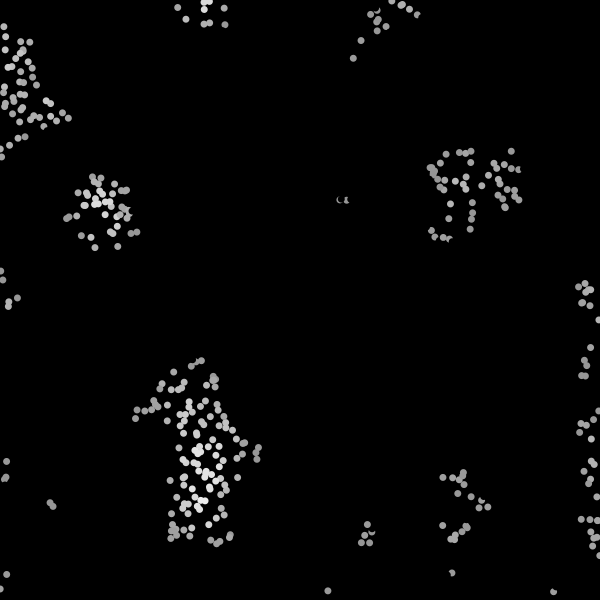
Frame 1 (no input)
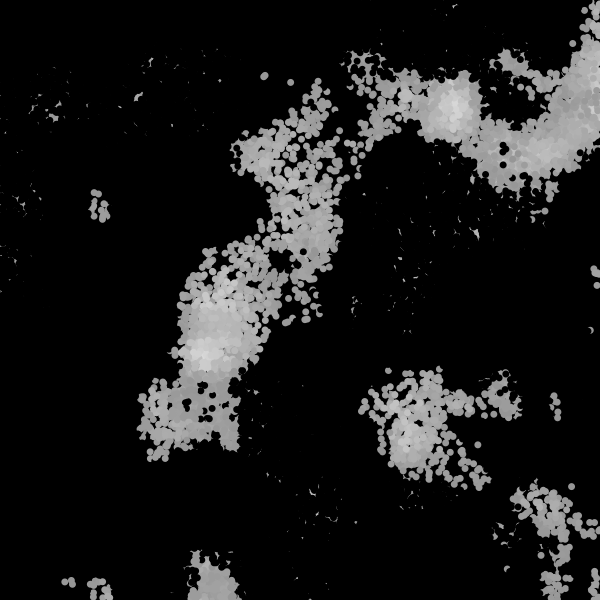
Frame 60 (the mouse pressed at the canvas centre just before this capture)
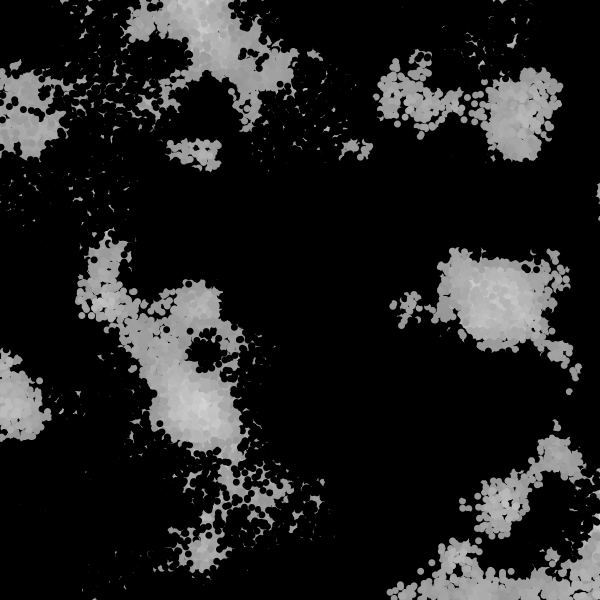
Frame 120 (the mouse held since frame 60 and released just before this capture)

The Processing sketch that drew these frames (run headless with seeded random() and noise(); from frame 60 on, the mouse is pressed at the canvas centre):

// Processing sketch: flowingColors3
// ── flowingColors3.pde
int scl = 10;
int w,h;
float zoff = 0;
float yoff = 0;
float flowfield[][];
PVector flowvects[][];
void setup() {
  size(600, 600);
  background(0);
  frameRate(60);
  w = width/scl;
  h = height/scl;
  flowfield = new float[w][h];
  flowvects = new PVector[w][h];
  noStroke();
    
  
}
void draw() {
 //background(255);
  for(int x = 0; x < w; x++) {
    for (int y = 0; y < h; y++) {
      flowfield[x][y] = map(noise(x*.1, y*.1, zoff), 0, 1, -2*PI, 2*PI);
      
      PVector temp = PVector.fromAngle(flowfield[x][y]);
      temp.setMag(map(noise(x*.1, y*.1, yoff), .1, .9, 0, 255));
      flowvects[x][y] = temp;
      // stroke(255);
      // line(x*scl+.5*scl, y*scl+.5*scl, x*scl+.5*scl+temp.x, y*scl+.5*scl+temp.y);
      // ellipse(x*scl+.5*scl, y*scl+.5*scl, 5, 5);
    }
  }

  for(int i = 0; i < 3000; i++) {
    float x1 = random(width);
    float y1 = random(height);
    int xloc = floor(x1/scl);
    int yloc = floor(y1/scl);
    fill(flowvects[xloc][yloc].mag());
    if(flowvects[xloc][yloc].mag() < 150) {
      fill(0);
    }
   // fill(flowvects[xloc][yloc].mag(), map(flowvects[xloc][yloc].x, -200, 200, 0, 255),map(flowvects[xloc][yloc].y, -200, 200, 255, 0), 150 );
    ellipse(x1, y1, 7, 7);
  }
  yoff+=.03;
  zoff+=.01;
  
  
}
